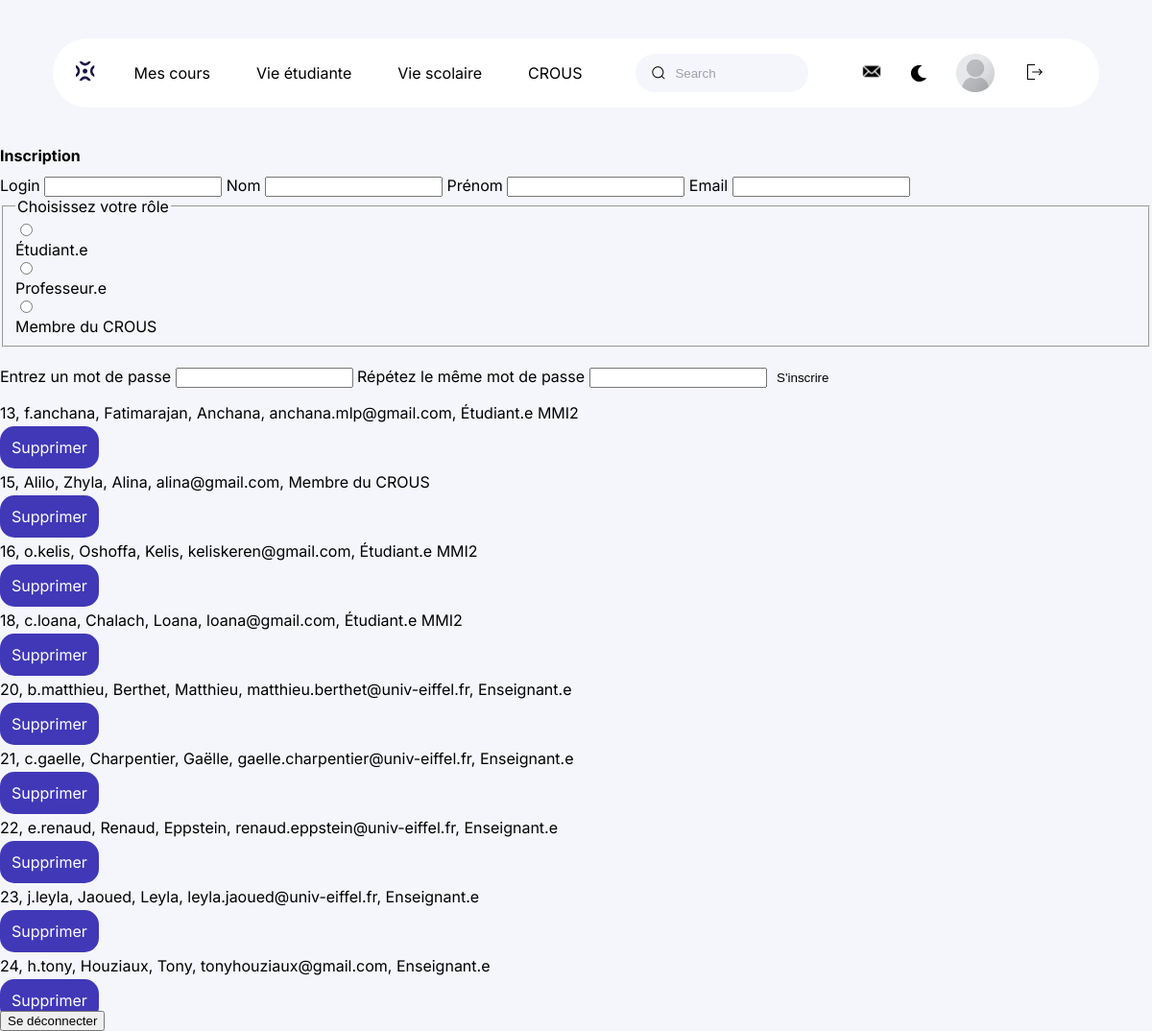
/administration.php (signed in), run on the app's committed database.
### tables this page shows
CREATE TABLE IF NOT EXISTS `utilisateurs` (
  `login` varchar(100) NOT NULL,
  `nom` varchar(200)  NOT NULL,
  `prenom` varchar(200)  NOT NULL,
  `id_utilisateurs` int NOT NULL AUTO_INCREMENT,
  `mot_de_passe` varchar(255) NOT NULL,
  `photoprofil` text NOT NULL,
  `role` varchar(800) NOT NULL,
  `email` varchar(200)  NOT NULL,
  `promotion` varchar(100)  DEFAULT NULL,
  `bio` varchar(500)  DEFAULT NULL,
  PRIMARY KEY (`id_utilisateurs`),
  UNIQUE KEY `nom` (`nom`),
  UNIQUE KEY `prenom` (`prenom`),
  UNIQUE KEY `email` (`email`),
  UNIQUE KEY `login` (`login`)
);

### administration.php (the view, shortened to what this page needs)
<!DOCTYPE html>
<html lang="fr">
<head>
    <link rel='stylesheet' href='css/style_accueil.css'>
    <link rel='stylesheet' href='css/style_navigation.css'>
</head>
<body>
<header>
        <div class='menu'>
            <a href='accueil.php'><img class="logo" src='./img/logo.svg' alt="page d'accueil"
                    aria-current="currentpage"></a>
            <nav class='navigation'>
                <ul class='choix'>
                    <li><a href='cours.php'>Mes cours</a></li>
                    <li><a href='vie_etudiante.php'>Vie étudiante</a></li>
                    <li><a href='vie_scolaire.php'>Vie scolaire</a></li>
                    <li><a href='page_crous.php'>Crous</a></li>
                </ul>
                <div class='group'>
                    <input id="barre de recherche" class='input' type='search' placeholder='Search' />
                </div>
                <div class='icon-photo'>
                    <a href='messagerie.php'><img class='logo' src='./img/1-lettre.svg' alt="messagerie"></a>
                    <button class="dark_button" onclick="toggleDarkMode()"><img class='dark_mode' src='./img/1-moon.svg'
                            alt="mode sombre"></button>
                    <div class='photo-2'>
                        <?php
                        include('connexion.php');
                        if (isset($_SESSION["login"])) {
                            $stmt = $db->prepare('SELECT * FROM utilisateurs WHERE login=:login');
                            $stmt->bindValue(':login', $_SESSION["login"], PDO::PARAM_STR);
                            $stmt->execute();
                            $result = $stmt->fetch(PDO::FETCH_ASSOC);
                            if ($result) {
                                echo "
                                <a href='profil.php'> <img src='upload/{$result['photoprofil']}' alt='' class='photo-2'></a>";
                            }
                        }
                        ?>
                    </div>
                    <form action="deconnexion.php" method="GET">
                        <button type="submit" name="deconnect" id="btnDeconnexion">
                            <img src="img/1-logout.svg" alt="Déconnexion">
                        </button>
                    </form>
                </div>
            </nav>
        </div>
    </header>
    <form action="traiteinscription.php" method="POST">
        <h1>Inscription</h1>
        <label for="login">Login</label>
        <input type="text" id="login" name="login" required>
        <label for="nom">Nom</label>
        <input type="text" id="nom" name="nom" required>
        <label for="prenom">Prénom</label>
        <input type="text" id="prenom" name="prenom" required>
        <label for="mail">Email</label>
        <input type="email" id="mail" name="email" required>
        <fieldset required>
            <legend>Choisissez votre rôle</legend>
            <div>
                <input class="radio" type="radio" id="eleve" name="role" value="Étudiant.e"
                    onclick="activerChampPromotion()" />
                <label class="choix" for="eleve">Étudiant.e</label>
            </div>
            <div>
                <input class="radio" type="radio" id="prof" name="role" value="Enseignant.e" />
                <label class="choix" for="prof">Professeur.e</label>
            </div>
            <div>
                <input class="radio" type="radio" id="crous" name="role" value="Membre du CROUS" />
                <label class="choix" for="crous">Membre du CROUS</label>
            </div>
        </fieldset>
        <br>
        <label for="password">Entrez un mot de passe</label>
        <input type="password" id="password" name="password" required>
        <label for="password2">Répétez le même mot de passe</label>
        <input type="password" id="password2" name="password2" required>
        <button type="submit" name='soumettre'>S'inscrire</button>
    </form>
    <?php
    include('connexion.php');
    $stmt = $db->query('SELECT * FROM utilisateurs ORDER BY id_utilisateurs');
    $stmt->execute();
    $result = $stmt->fetchAll(PDO::FETCH_ASSOC);
    foreach ($result as $users) {
        if ($users['login'] !== 'Admin') {
            echo "
            <p>{$users['id_utilisateurs']}, {$users['login']}, {$users['nom']}, {$users['prenom']}, {$users['email']}, {$users['role']} {$users['promotion']} </p>
            <a href='javascript:void(0);' class='btn btn-danger mention-ptit' onclick='afficherPopupConfirmation({$users["id_utilisateurs"]}, \"{$users["login"]}\")'>Supprimer</a>";
        }
    }
?>
<form action="deconnexion.php" action='GET'>
        <input type="submit" name="deconnect" value="Se déconnecter">
    </form>
</body>
</html>

### css/style_accueil.css (style rules this page uses)
.btn { background-color: var(--purple); margin: 1rem auto !important; width: 75px; padding: 0.75rem; border-radius: 15px; color: var(--main); transition: 0.5s ease; }
button { background-color: transparent; border: 1px transparent; }

### css/style_navigation.css (style rules this page uses)
body { margin: 0; background-color: var(--bg); overflow-x: hidden; font-family: 'Inter', sans-serif; }
:root { --main: #ffffff; --black: #000000; --purple: #4038b7; --bg: #f5f6fb; --grey: #414141; --blue: #1a1545; }
a { text-decoration: none; color: var(--black); transition: 0.5s ease; }
li { list-style-type: none; }
header a { font: 400 1rem "Inter", sans-serif; }
h1, h2 { font-size: 1rem; }
.menu { display: flex; align-items: center; justify-content: space-evenly; background-color: var(--main); padding: 10px 0px; margin: 20px 25px; gap: 1rem; border-radius: 55px; }
ul li:nth-child(4) a { text-transform: uppercase; }
ul li:nth-child(1) a { margin-top: 1.5rem; }
.choix, .icon-photo { display: none; }
.group { display: flex; line-height: 28px; align-items: center; position: relative; }
.input { width: 40vw; height: 40px; line-height: 28px; padding: 0 1rem; padding-left: 2.5rem; border: 1px solid transparent; border-radius: 20px; outline: none; background-color: var(--bg); color: var(--black); transition: 0.3s ease; }
.input::placeholder { color: #9e9ea7; }
.icon { position: absolute; left: 1rem; width: 1rem; height: 1rem; }
@media screen and (min-width: 768px) { .menu { margin: 35px 55px; } }
@media screen and (min-width: 1024px) { .navigation { display: flex; gap: 25px; } }
@media screen and (min-width: 1024px) { .menu { margin: 40px 15px; } }
@media screen and (min-width: 1024px) { .choix { display: flex; gap: 3rem; padding-left: 0; } }
@media screen and (min-width: 1024px) { .input { width: 15vw; } }
@media screen and (min-width: 1024px) { .icon-photo { display: flex; gap: 1.5rem; align-items: center; } }
@media screen and (min-width: 1024px) { .photo-2 { width: 40px; height: 40px; background-color: var(--bg); border-radius: 50%; } }
@media screen and (min-width: 1024px) { .logo { cursor: pointer; height: 20px; } }
@media screen and (min-width: 1024px) { #btnDeconnexion { cursor: pointer; width: 20px; height: 20px; object-fit: cover; border: none; background-color: transparent; } }
@media screen and (min-width: 1080px) { .navigation { gap: 2rem; } }
@media screen and (min-width: 1200px) { .menu { margin: 40px 55px; } }
@media screen and (min-width: 1200px) { .navigation { gap: 3.5rem; } }
.dark_button { background: none; border: none; height: 20px; }

### administration.php (style rules this page uses)
.mention-ptit { cursor: pointer; }

### data on the page
utilisateurs: photoprofil (placeholder picture), id_utilisateurs "21", login "c.gaelle", nom "Charpentier", prenom "Gaëlle", email "gaelle.charpentier@univ-eiffel.fr", role "Enseignant.e"
utilisateurs: id_utilisateurs "13", login "f.anchana", nom "Fatimarajan", prenom "Anchana", email "anchana.mlp@gmail.com", role "Étudiant.e", promotion "MMI2"
utilisateurs: id_utilisateurs "15", login "Alilo", nom "Zhyla", prenom "Alina", email "alina@gmail.com", role "Membre du CROUS"
utilisateurs: id_utilisateurs "16", login "o.kelis", nom "Oshoffa", prenom "Kelis", email "keliskeren@gmail.com", role "Étudiant.e", promotion "MMI2"
utilisateurs: id_utilisateurs "18", login "c.loana", nom "Chalach", prenom "Loana", email "loana@gmail.com", role "Étudiant.e", promotion "MMI2"
utilisateurs: id_utilisateurs "20", login "b.matthieu", nom "Berthet", prenom "Matthieu", email "matthieu.berthet@univ-eiffel.fr", role "Enseignant.e"
utilisateurs: id_utilisateurs "22", login "e.renaud", nom "Renaud", prenom "Eppstein", email "renaud.eppstein@univ-eiffel.fr", role "Enseignant.e"
utilisateurs: id_utilisateurs "23", login "j.leyla", nom "Jaoued", prenom "Leyla", email "leyla.jaoued@univ-eiffel.fr", role "Enseignant.e"
utilisateurs: id_utilisateurs "24", login "h.tony", nom "Houziaux", prenom "Tony", email "tonyhouziaux@gmail.com", role "Enseignant.e"
